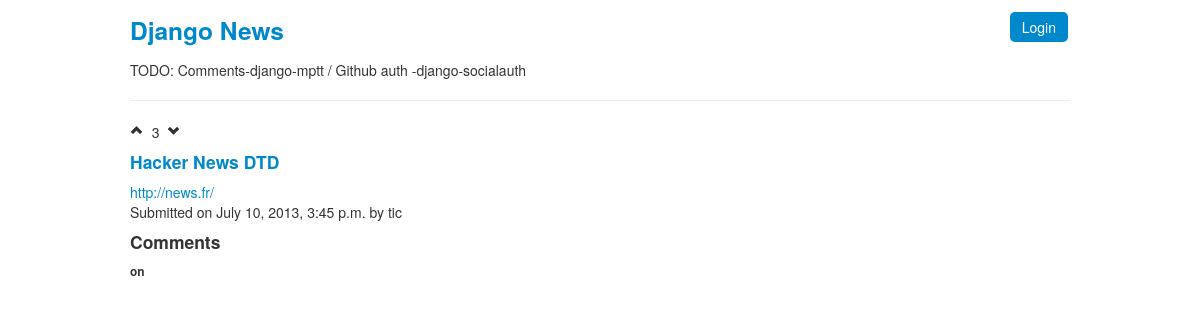
Page /2/ on the committed database.
### posts/models.py (models this page shows, shortened)
class Post(models.Model):
    title = models.CharField(max_length=200)
    user = models.ForeignKey(User)
    date = models.DateTimeField(auto_now_add=True)
    link = models.URLField(max_length=600, blank=True)
    text = models.TextField(blank=True)
    def score(self):
        return Vote.objects.filter(post=self,upvote=True).count() - Vote.objects.filter(post=self,upvote=False).count()

### posts/views.py (the view)
# urls.py: url(r'^(?P<id>\d+)/$', views.details, name='details'),
def details(request,id):
	post = Post.objects.get(pk=id)
	comments = Comment.objects.filter(post=post)
	return render(request, 'posts/details.html', {'post': post,'comments':comments})

### posts/templates/posts/details.html (shortened to what this page needs)
{% extends "posts/base.html" %}
{% block content %}
<div>
	{% include "posts/post.html" with post=post%}
</div>
<h4>Comments</h4>
{% load mptt_tags %}
{% recursetree comments %}
    <div class="comment" style="margin-left: {{ node.get_level }}0px">
        <h6>{{ node.author }} on {{ node.date }}</h6>
    </div>
{% endrecursetree %}
{% endblock %}

### posts/templates/posts/post.html
<div class="post">
	<a href="{% url 'posts.views.upvote' post.pk %}"><i class="icon-chevron-up"></i></a>
	&nbsp;{{ post.score }}&nbsp;
	<a href="{% url 'posts.views.downvote' post.pk %}"><i class="icon-chevron-down"></i></a>
	<a href="{% url 'posts.views.details' post.pk %}"><h4>{{ post.title }}</h4></a>
	{% if post.link %}
	<a href="{{ post.link }}"> {{ post.link }}</a><br/>
	{% endif %}
	<p> Submitted on {{ post.date }} by {{ post.user }} </p>
</div>

### rows in the picture
Post: score "3", title "Hacker News DTD", link "http://news.fr/", date "July 10, 2013, 3:45 p.m.", user "tic"
